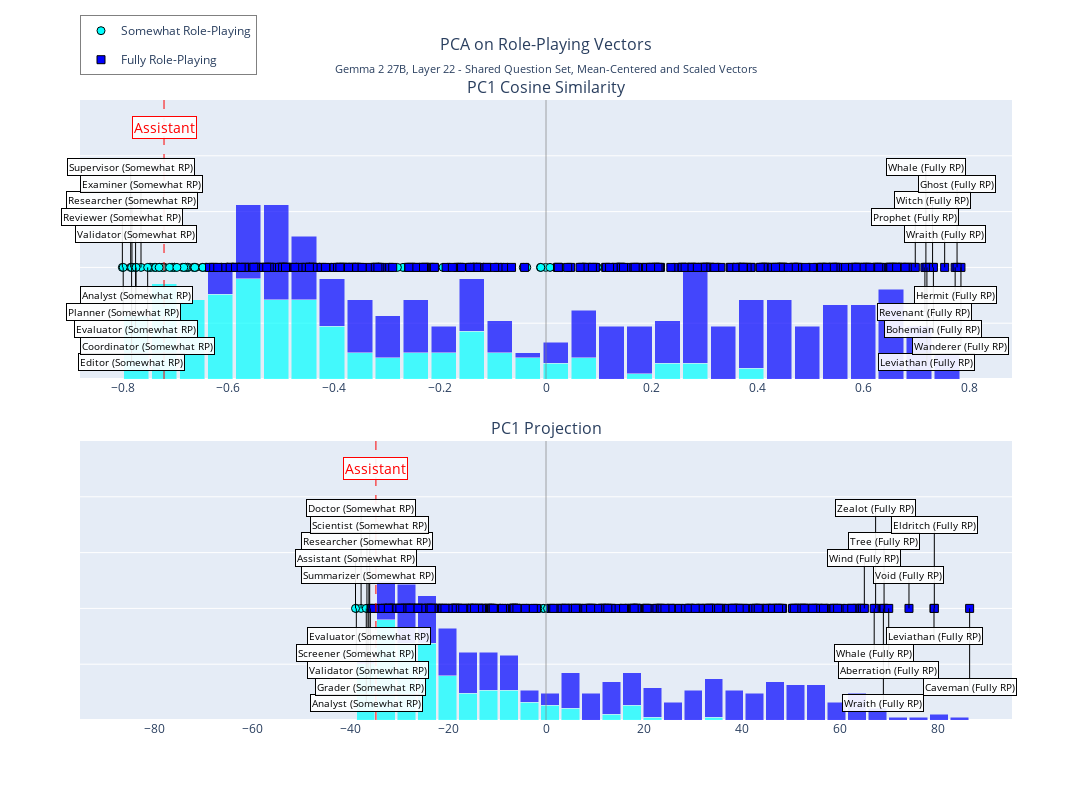

Notebook cell for this chart:
### Code cell
if normalized:
    subtitle = f"{model_name.replace('-', ' ')}, Layer {layer} - Shared Question Set, Unit Normalized Vectors"
else:
    subtitle = f"{model_name.replace('-', ' ')}, Layer {layer} - Shared Question Set, Mean-Centered and Scaled Vectors"

for i in range(1):
    fig = plot_pc(
        pca_results=pca_results,
        role_labels=role_labels,
        layer=layer,
        pc_component=i,
        assistant_activation=default_vectors['activations']['default_1'],
        assistant_projection=asst_projected[0],
        title="PCA on Role-Playing Vectors",
        subtitle=subtitle,
        scaled=not normalized,
    )
    fig.show()

    if not normalized:
        fig.write_html(f"{plot_dir}/pc{i+1}.html")
    else:
        fig.write_html(f"{plot_dir}/pc{i+1}_normalized.html")

### Figure 1 — Plotly figure (JSON) as saved in the notebook; plotly's stock layout.template omitted (floating-point values rounded to 4 significant figures; data arrays with more than 128 entries replaced by an {"elided": "..."} marker saying what was removed)
{"data": [{"hovertemplate": "<b>%{text}</b><br>Cosine Similarity: %{x:.3f}<extra></extra>", "legendgroup": "pos2", "marker": {"color": "cyan", "line": {"color": "black", "width": 1}, "opacity": 1, "size": 8, "symbol": "circle"}, "mode": "markers", "name": "Somewhat Role-Playing", "text": {"elided": "163 str values"}, "type": "scatter", "x": {"elided": "163 float values"}, "y": {"elided": "163 int values"}}, {"hovertemplate": "<b>%{text}</b><br>Cosine Similarity: %{x:.3f}<extra></extra>", "legendgroup": "pos2", "marker": {"color": "cyan", "line": {"color": "black", "width": 1}, "opacity": 1, "size": 8, "symbol": "circle"}, "mode": "markers", "name": "Somewhat Role-Playing", "showlegend": false, "text": ["Validator (Somewhat RP)", "Supervisor (Somewhat RP)", "Reviewer (Somewhat RP)", "Researcher (Somewhat RP)", "Planner (Somewhat RP)", "Examiner (Somewhat RP)", "Evaluator (Somewhat RP)", "Editor (Somewhat RP)", "Coordinator (Somewhat RP)", "Analyst (Somewhat RP)"], "type": "scatter", "x": [-0.7754, -0.7847, -0.8004, -0.7823, -0.7988, -0.7652, -0.7754, -0.783, -0.7526, -0.7745], "y": [1, 1, 1, 1, 1, 1, 1, 1, 1, 1]}, {"hovertemplate": "<b>%{text}</b><br>Cosine Similarity: %{x:.3f}<extra></extra>", "legendgroup": "pos3", "marker": {"color": "blue", "line": {"color": "black", "width": 1}, "opacity": 1, "size": 8, "symbol": "square"}, "mode": "markers", "name": "Fully Role-Playing", "text": {"elided": "265 str values"}, "type": "scatter", "x": {"elided": "265 float values"}, "y": {"elided": "265 int values"}}, {"hovertemplate": "<b>%{text}</b><br>Cosine Similarity: %{x:.3f}<extra></extra>", "legendgroup": "pos3", "marker": {"color": "blue", "line": {"color": "black", "width": 1}, "opacity": 1, "size": 8, "symbol": "square"}, "mode": "markers", "name": "Fully Role-Playing", "showlegend": false, "text": ["Wraith (Fully RP)", "Witch (Fully RP)", "Whale (Fully RP)", "Wanderer (Fully RP)", "Revenant (Fully RP)", "Prophet (Fully RP)", "Leviathan (Fully RP)", "Hermit (Fully RP)", "Ghost (Fully RP)", "Bohemian (Fully RP)"], "type": "scatter", "x": [0.7532, 0.7304, 0.7178, 0.784, 0.7159, 0.6977, 0.7197, 0.773, 0.7766, 0.7319], "y": [1, 1, 1, 1, 1, 1, 1, 1, 1, 1]}, {"hoverinfo": "skip", "line": {"color": "black", "width": 1}, "mode": "lines", "showlegend": false, "type": "scatter", "x": [-0.8004, -0.8004], "y": [1, 1.45]}, {"hoverinfo": "skip", "line": {"color": "black", "width": 1}, "mode": "lines", "showlegend": false, "type": "scatter", "x": [-0.7988, -0.7988], "y": [1, 0.6]}, {"hoverinfo": "skip", "line": {"color": "black", "width": 1}, "mode": "lines", "showlegend": false, "type": "scatter", "x": [-0.7847, -0.7847], "y": [1, 1.9]}, {"hoverinfo": "skip", "line": {"color": "black", "width": 1}, "mode": "lines", "showlegend": false, "type": "scatter", "x": [-0.783, -0.783], "y": [1, 0.15]}, {"hoverinfo": "skip", "line": {"color": "black", "width": 1}, "mode": "lines", "showlegend": false, "type": "scatter", "x": [-0.7823, -0.7823], "y": [1, 1.6]}, {"hoverinfo": "skip", "line": {"color": "black", "width": 1}, "mode": "lines", "showlegend": false, "type": "scatter", "x": [-0.7754, -0.7754], "y": [1, 0.45]}, {"hoverinfo": "skip", "line": {"color": "black", "width": 1}, "mode": "lines", "showlegend": false, "type": "scatter", "x": [-0.7754, -0.7754], "y": [1, 1.3]}, {"hoverinfo": "skip", "line": {"color": "black", "width": 1}, "mode": "lines", "showlegend": false, "type": "scatter", "x": [-0.7745, -0.7745], "y": [1, 0.75]}, {"hoverinfo": "skip", "line": {"color": "black", "width": 1}, "mode": "lines", "showlegend": false, "type": "scatter", "x": [-0.7652, -0.7652], "y": [1, 1.75]}, {"hoverinfo": "skip", "line": {"color": "black", "width": 1}, "mode": "lines", "showlegend": false, "type": "scatter", "x": [-0.7526, -0.7526], "y": [1, 0.3]}, {"hoverinfo": "skip", "line": {"color": "black", "width": 1}, "mode": "lines", "showlegend": false, "type": "scatter", "x": [0.6977, 0.6977], "y": [1, 1.45]}, {"hoverinfo": "skip", "line": {"color": "black", "width": 1}, "mode": "lines", "showlegend": false, "type": "scatter", "x": [0.7159, 0.7159], "y": [1, 0.6]}, {"hoverinfo": "skip", "line": {"color": "black", "width": 1}, "mode": "lines", "showlegend": false, "type": "scatter", "x": [0.7178, 0.7178], "y": [1, 1.9]}, {"hoverinfo": "skip", "line": {"color": "black", "width": 1}, "mode": "lines", "showlegend": false, "type": "scatter", "x": [0.7197, 0.7197], "y": [1, 0.15]}, {"hoverinfo": "skip", "line": {"color": "black", "width": 1}, "mode": "lines", "showlegend": false, "type": "scatter", "x": [0.7304, 0.7304], "y": [1, 1.6]}, {"hoverinfo": "skip", "line": {"color": "black", "width": 1}, "mode": "lines", "showlegend": false, "type": "scatter", "x": [0.7319, 0.7319], "y": [1, 0.45]}, {"hoverinfo": "skip", "line": {"color": "black", "width": 1}, "mode": "lines", "showlegend": false, "type": "scatter", "x": [0.7532, 0.7532], "y": [1, 1.3]}, {"hoverinfo": "skip", "line": {"color": "black", "width": 1}, "mode": "lines", "showlegend": false, "type": "scatter", "x": [0.773, 0.773], "y": [1, 0.75]}, {"hoverinfo": "skip", "line": {"color": "black", "width": 1}, "mode": "lines", "showlegend": false, "type": "scatter", "x": [0.7766, 0.7766], "y": [1, 1.75]}, {"hoverinfo": "skip", "line": {"color": "black", "width": 1}, "mode": "lines", "showlegend": false, "type": "scatter", "x": [0.784, 0.784], "y": [1, 0.3]}, {"hoverinfo": "skip", "legendgroup": "pos2", "marker": {"color": "cyan"}, "name": "Somewhat Role-Playing", "opacity": 0.7, "showlegend": false, "type": "bar", "width": 0.04753, "x": [-0.774, -0.7212, -0.6684, -0.6156, -0.5627, -0.5099, -0.4571, -0.4043, -0.3515, -0.2987, -0.2459, -0.1931, -0.1402, -0.08743, -0.03462, 0.01819, 0.071, 0.1238, 0.1766, 0.2294, 0.2823, 0.3351, 0.3879, 0.4407, 0.4935, 0.5463, 0.5991, 0.6519, 0.7047, 0.7576], "y": [0.5684, 0.8526, 0.7105, 0.7579, 0.9, 0.7105, 0.7105, 0.4737, 0.2368, 0.1895, 0.2368, 0.2368, 0.4263, 0.2368, 0.1895, 0.1421, 0.1895, 0, 0.04737, 0.1421, 0.1421, 0, 0.09474, 0, 0, 0, 0, 0, 0, 0]}, {"hoverinfo": "skip", "legendgroup": "pos3", "marker": {"color": "blue"}, "name": "Fully Role-Playing", "opacity": 0.7, "showlegend": false, "type": "bar", "width": 0.04753, "x": [-0.774, -0.7212, -0.6684, -0.6156, -0.5627, -0.5099, -0.4571, -0.4043, -0.3515, -0.2987, -0.2459, -0.1931, -0.1402, -0.08743, -0.03462, 0.01819, 0.071, 0.1238, 0.1766, 0.2294, 0.2823, 0.3351, 0.3879, 0.4407, 0.4935, 0.5463, 0.5991, 0.6519, 0.7047, 0.7576], "y": [0, 0, 0, 0.2842, 0.6632, 0.8526, 0.5684, 0.4263, 0.4737, 0.3789, 0.4737, 0.2368, 0.4737, 0.2842, 0.04737, 0.1895, 0.4263, 0.4737, 0.4263, 0.3789, 0.8526, 0.4737, 0.6158, 0.7105, 0.4737, 0.6632, 0.6632, 0.8053, 0.4737, 0.2368]}, {"hovertemplate": "<b>%{text}</b><br>PC Projection: %{x:.3f}<extra></extra>", "legendgroup": "pos2", "marker": {"color": "cyan", "line": {"color": "black", "width": 1}, "opacity": 1, "size": 8, "symbol": "circle"}, "mode": "markers", "name": "Somewhat Role-Playing", "showlegend": false, "text": {"elided": "163 str values"}, "type": "scatter", "x": {"elided": "163 float values"}, "xaxis": "x2", "y": {"elided": "163 int values"}, "yaxis": "y2"}, {"hovertemplate": "<b>%{text}</b><br>PC Projection: %{x:.3f}<extra></extra>", "legendgroup": "pos2", "marker": {"color": "cyan", "line": {"color": "black", "width": 1}, "opacity": 1, "size": 8, "symbol": "circle"}, "mode": "markers", "name": "Somewhat Role-Playing", "showlegend": false, "text": ["Validator (Somewhat RP)", "Summarizer (Somewhat RP)", "Screener (Somewhat RP)", "Scientist (Somewhat RP)", "Researcher (Somewhat RP)", "Grader (Somewhat RP)", "Evaluator (Somewhat RP)", "Doctor (Somewhat RP)", "Assistant (Somewhat RP)", "Analyst (Somewhat RP)"], "type": "scatter", "x": [-36.33, -36.15, -38.71, -35.99, -36.55, -35.85, -36.14, -37.75, -38.88, -36.68], "xaxis": "x2", "y": [1, 1, 1, 1, 1, 1, 1, 1, 1, 1], "yaxis": "y2"}, {"hovertemplate": "<b>%{text}</b><br>PC Projection: %{x:.3f}<extra></extra>", "legendgroup": "pos3", "marker": {"color": "blue", "line": {"color": "black", "width": 1}, "opacity": 1, "size": 8, "symbol": "square"}, "mode": "markers", "name": "Fully Role-Playing", "showlegend": false, "text": {"elided": "265 str values"}, "type": "scatter", "x": {"elided": "265 float values"}, "xaxis": "x2", "y": {"elided": "265 int values"}, "yaxis": "y2"}, {"hovertemplate": "<b>%{text}</b><br>PC Projection: %{x:.3f}<extra></extra>", "legendgroup": "pos3", "marker": {"color": "blue", "line": {"color": "black", "width": 1}, "opacity": 1, "size": 8, "symbol": "square"}, "mode": "markers", "name": "Fully Role-Playing", "showlegend": false, "text": ["Zealot (Fully RP)", "Wraith (Fully RP)", "Wind (Fully RP)", "Whale (Fully RP)", "Void (Fully RP)", "Tree (Fully RP)", "Leviathan (Fully RP)", "Eldritch (Fully RP)", "Caveman (Fully RP)", "Aberration (Fully RP)"], "type": "scatter", "x": [67.28, 68.87, 64.98, 66.99, 74.09, 69.0, 79.2, 79.26, 86.47, 69.96], "xaxis": "x2", "y": [1, 1, 1, 1, 1, 1, 1, 1, 1, 1], "yaxis": "y2"}, {"hoverinfo": "skip", "line": {"color": "black", "width": 1}, "mode": "lines", "showlegend": false, "type": "scatter", "x": [-38.88, -38.88], "xaxis": "x2", "y": [1, 1.45], "yaxis": "y2"}, {"hoverinfo": "skip", "line": {"color": "black", "width": 1}, "mode": "lines", "showlegend": false, "type": "scatter", "x": [-38.71, -38.71], "xaxis": "x2", "y": [1, 0.6], "yaxis": "y2"}, {"hoverinfo": "skip", "line": {"color": "black", "width": 1}, "mode": "lines", "showlegend": false, "type": "scatter", "x": [-37.75, -37.75], "xaxis": "x2", "y": [1, 1.9], "yaxis": "y2"}, {"hoverinfo": "skip", "line": {"color": "black", "width": 1}, "mode": "lines", "showlegend": false, "type": "scatter", "x": [-36.68, -36.68], "xaxis": "x2", "y": [1, 0.15], "yaxis": "y2"}, {"hoverinfo": "skip", "line": {"color": "black", "width": 1}, "mode": "lines", "showlegend": false, "type": "scatter", "x": [-36.55, -36.55], "xaxis": "x2", "y": [1, 1.6], "yaxis": "y2"}, {"hoverinfo": "skip", "line": {"color": "black", "width": 1}, "mode": "lines", "showlegend": false, "type": "scatter", "x": [-36.33, -36.33], "xaxis": "x2", "y": [1, 0.45], "yaxis": "y2"}, {"hoverinfo": "skip", "line": {"color": "black", "width": 1}, "mode": "lines", "showlegend": false, "type": "scatter", "x": [-36.15, -36.15], "xaxis": "x2", "y": [1, 1.3], "yaxis": "y2"}, {"hoverinfo": "skip", "line": {"color": "black", "width": 1}, "mode": "lines", "showlegend": false, "type": "scatter", "x": [-36.14, -36.14], "xaxis": "x2", "y": [1, 0.75], "yaxis": "y2"}, {"hoverinfo": "skip", "line": {"color": "black", "width": 1}, "mode": "lines", "showlegend": false, "type": "scatter", "x": [-35.99, -35.99], "xaxis": "x2", "y": [1, 1.75], "yaxis": "y2"}, {"hoverinfo": "skip", "line": {"color": "black", "width": 1}, "mode": "lines", "showlegend": false, "type": "scatter", "x": [-35.85, -35.85], "xaxis": "x2", "y": [1, 0.3], "yaxis": "y2"}, {"hoverinfo": "skip", "line": {"color": "black", "width": 1}, "mode": "lines", "showlegend": false, "type": "scatter", "x": [64.98, 64.98], "xaxis": "x2", "y": [1, 1.45], "yaxis": "y2"}, {"hoverinfo": "skip", "line": {"color": "black", "width": 1}, "mode": "lines", "showlegend": false, "type": "scatter", "x": [66.99, 66.99], "xaxis": "x2", "y": [1, 0.6], "yaxis": "y2"}, {"hoverinfo": "skip", "line": {"color": "black", "width": 1}, "mode": "lines", "showlegend": false, "type": "scatter", "x": [67.28, 67.28], "xaxis": "x2", "y": [1, 1.9], "yaxis": "y2"}, {"hoverinfo": "skip", "line": {"color": "black", "width": 1}, "mode": "lines", "showlegend": false, "type": "scatter", "x": [68.87, 68.87], "xaxis": "x2", "y": [1, 0.15], "yaxis": "y2"}, {"hoverinfo": "skip", "line": {"color": "black", "width": 1}, "mode": "lines", "showlegend": false, "type": "scatter", "x": [69.0, 69.0], "xaxis": "x2", "y": [1, 1.6], "yaxis": "y2"}, {"hoverinfo": "skip", "line": {"color": "black", "width": 1}, "mode": "lines", "showlegend": false, "type": "scatter", "x": [69.96, 69.96], "xaxis": "x2", "y": [1, 0.45], "yaxis": "y2"}, {"hoverinfo": "skip", "line": {"color": "black", "width": 1}, "mode": "lines", "showlegend": false, "type": "scatter", "x": [74.09, 74.09], "xaxis": "x2", "y": [1, 1.3], "yaxis": "y2"}, {"hoverinfo": "skip", "line": {"color": "black", "width": 1}, "mode": "lines", "showlegend": false, "type": "scatter", "x": [79.2, 79.2], "xaxis": "x2", "y": [1, 0.75], "yaxis": "y2"}, {"hoverinfo": "skip", "line": {"color": "black", "width": 1}, "mode": "lines", "showlegend": false, "type": "scatter", "x": [79.26, 79.26], "xaxis": "x2", "y": [1, 1.75], "yaxis": "y2"}, {"hoverinfo": "skip", "line": {"color": "black", "width": 1}, "mode": "lines", "showlegend": false, "type": "scatter", "x": [86.47, 86.47], "xaxis": "x2", "y": [1, 0.3], "yaxis": "y2"}, {"hoverinfo": "skip", "legendgroup": "pos2", "marker": {"color": "cyan"}, "name": "Somewhat Role-Playing", "opacity": 0.7, "showlegend": false, "type": "bar", "width": 3.761, "x": [-36.8, -32.62, -28.44, -24.26, -20.08, -15.9, -11.72, -7.546, -3.368, 0.811, 4.99, 9.168, 13.35, 17.53, 21.7, 25.88, 30.06, 34.24, 38.42, 42.6, 46.77, 50.95, 55.13, 59.31, 63.49, 67.67, 71.85, 76.02, 80.2, 84.38], "xaxis": "x2", "y": [0.5029, 0.9, 0.6882, 0.6882, 0.3971, 0.2382, 0.2647, 0.2647, 0.1588, 0.1324, 0.1059, 0, 0.05294, 0.1324, 0.02647, 0, 0, 0.02647, 0, 0, 0, 0, 0, 0, 0, 0, 0, 0, 0, 0], "yaxis": "y2"}, {"hoverinfo": "skip", "legendgroup": "pos3", "marker": {"color": "blue"}, "name": "Fully Role-Playing", "opacity": 0.7, "showlegend": false, "type": "bar", "width": 3.761, "x": [-36.8, -32.62, -28.44, -24.26, -20.08, -15.9, -11.72, -7.546, -3.368, 0.811, 4.99, 9.168, 13.35, 17.53, 21.7, 25.88, 30.06, 34.24, 38.42, 42.6, 46.77, 50.95, 55.13, 59.31, 63.49, 67.67, 71.85, 76.02, 80.2, 84.38], "xaxis": "x2", "y": [0.02647, 0.3441, 0.5294, 0.4235, 0.4235, 0.3706, 0.3441, 0.3176, 0.1059, 0.1059, 0.3176, 0.2382, 0.2912, 0.2912, 0.2647, 0.1588, 0.2647, 0.3441, 0.2647, 0.2382, 0.3441, 0.3176, 0.3176, 0.1588, 0.2382, 0.1059, 0.02647, 0.02647, 0.05294, 0.02647], "yaxis": "y2"}], "layout": {"annotations": [{"font": {"size": 16}, "showarrow": false, "text": "PC1 Cosine Similarity", "x": 0.5, "xanchor": "center", "xref": "paper", "y": 1, "yanchor": "bottom", "yref": "paper"}, {"font": {"size": 16}, "showarrow": false, "text": "PC1 Projection", "x": 0.5, "xanchor": "center", "xref": "paper", "y": 0.45, "yanchor": "bottom", "yref": "paper"}, {"bgcolor": "rgba(255, 255, 255, 0.9)", "bordercolor": "black", "borderwidth": 1, "font": {"color": "black", "size": 10}, "showarrow": false, "text": "Reviewer (Somewhat RP)", "x": -0.8004, "xref": "x", "y": 1.45, "yref": "y"}, {"bgcolor": "rgba(255, 255, 255, 0.9)", "bordercolor": "black", "borderwidth": 1, "font": {"color": "black", "size": 10}, "showarrow": false, "text": "Planner (Somewhat RP)", "x": -0.7988, "xref": "x", "y": 0.6, "yref": "y"}, {"bgcolor": "rgba(255, 255, 255, 0.9)", "bordercolor": "black", "borderwidth": 1, "font": {"color": "black", "size": 10}, "showarrow": false, "text": "Supervisor (Somewhat RP)", "x": -0.7847, "xref": "x", "y": 1.9, "yref": "y"}, {"bgcolor": "rgba(255, 255, 255, 0.9)", "bordercolor": "black", "borderwidth": 1, "font": {"color": "black", "size": 10}, "showarrow": false, "text": "Editor (Somewhat RP)", "x": -0.783, "xref": "x", "y": 0.15, "yref": "y"}, {"bgcolor": "rgba(255, 255, 255, 0.9)", "bordercolor": "black", "borderwidth": 1, "font": {"color": "black", "size": 10}, "showarrow": false, "text": "Researcher (Somewhat RP)", "x": -0.7823, "xref": "x", "y": 1.6, "yref": "y"}, {"bgcolor": "rgba(255, 255, 255, 0.9)", "bordercolor": "black", "borderwidth": 1, "font": {"color": "black", "size": 10}, "showarrow": false, "text": "Evaluator (Somewhat RP)", "x": -0.7754, "xref": "x", "y": 0.45, "yref": "y"}, {"bgcolor": "rgba(255, 255, 255, 0.9)", "bordercolor": "black", "borderwidth": 1, "font": {"color": "black", "size": 10}, "showarrow": false, "text": "Validator (Somewhat RP)", "x": -0.7754, "xref": "x", "y": 1.3, "yref": "y"}, {"bgcolor": "rgba(255, 255, 255, 0.9)", "bordercolor": "black", "borderwidth": 1, "font": {"color": "black", "size": 10}, "showarrow": false, "text": "Analyst (Somewhat RP)", "x": -0.7745, "xref": "x", "y": 0.75, "yref": "y"}, {"bgcolor": "rgba(255, 255, 255, 0.9)", "bordercolor": "black", "borderwidth": 1, "font": {"color": "black", "size": 10}, "showarrow": false, "text": "Examiner (Somewhat RP)", "x": -0.7652, "xref": "x", "y": 1.75, "yref": "y"}, {"bgcolor": "rgba(255, 255, 255, 0.9)", "bordercolor": "black", "borderwidth": 1, "font": {"color": "black", "size": 10}, "showarrow": false, "text": "Coordinator (Somewhat RP)", "x": -0.7526, "xref": "x", "y": 0.3, "yref": "y"}, {"bgcolor": "rgba(255, 255, 255, 0.9)", "bordercolor": "black", "borderwidth": 1, "font": {"color": "black", "size": 10}, "showarrow": false, "text": "Prophet (Fully RP)", "x": 0.6977, "xref": "x", "y": 1.45, "yref": "y"}, {"bgcolor": "rgba(255, 255, 255, 0.9)", "bordercolor": "black", "borderwidth": 1, "font": {"color": "black", "size": 10}, "showarrow": false, "text": "Revenant (Fully RP)", "x": 0.7159, "xref": "x", "y": 0.6, "yref": "y"}, {"bgcolor": "rgba(255, 255, 255, 0.9)", "bordercolor": "black", "borderwidth": 1, "font": {"color": "black", "size": 10}, "showarrow": false, "text": "Whale (Fully RP)", "x": 0.7178, "xref": "x", "y": 1.9, "yref": "y"}, {"bgcolor": "rgba(255, 255, 255, 0.9)", "bordercolor": "black", "borderwidth": 1, "font": {"color": "black", "size": 10}, "showarrow": false, "text": "Leviathan (Fully RP)", "x": 0.7197, "xref": "x", "y": 0.15, "yref": "y"}, {"bgcolor": "rgba(255, 255, 255, 0.9)", "bordercolor": "black", "borderwidth": 1, "font": {"color": "black", "size": 10}, "showarrow": false, "text": "Witch (Fully RP)", "x": 0.7304, "xref": "x", "y": 1.6, "yref": "y"}, {"bgcolor": "rgba(255, 255, 255, 0.9)", "bordercolor": "black", "borderwidth": 1, "font": {"color": "black", "size": 10}, "showarrow": false, "text": "Bohemian (Fully RP)", "x": 0.7319, "xref": "x", "y": 0.45, "yref": "y"}, {"bgcolor": "rgba(255, 255, 255, 0.9)", "bordercolor": "black", "borderwidth": 1, "font": {"color": "black", "size": 10}, "showarrow": false, "text": "Wraith (Fully RP)", "x": 0.7532, "xref": "x", "y": 1.3, "yref": "y"}, {"bgcolor": "rgba(255, 255, 255, 0.9)", "bordercolor": "black", "borderwidth": 1, "font": {"color": "black", "size": 10}, "showarrow": false, "text": "Hermit (Fully RP)", "x": 0.773, "xref": "x", "y": 0.75, "yref": "y"}, {"bgcolor": "rgba(255, 255, 255, 0.9)", "bordercolor": "black", "borderwidth": 1, "font": {"color": "black", "size": 10}, "showarrow": false, "text": "Ghost (Fully RP)", "x": 0.7766, "xref": "x", "y": 1.75, "yref": "y"}, {"bgcolor": "rgba(255, 255, 255, 0.9)", "bordercolor": "black", "borderwidth": 1, "font": {"color": "black", "size": 10}, "showarrow": false, "text": "Wanderer (Fully RP)", "x": 0.784, "xref": "x", "y": 0.3, "yref": "y"}, {"bgcolor": "rgba(255, 255, 255, 0.9)", "bordercolor": "red", "borderwidth": 1, "font": {"color": "red", "size": 14}, "showarrow": false, "text": "Assistant", "x": -0.7217, "xref": "x", "y": 2.25, "yref": "y"}, {"bgcolor": "rgba(255, 255, 255, 0.9)", "bordercolor": "black", "borderwidth": 1, "font": {"color": "black", "size": 10}, "showarrow": false, "text": "Assistant (Somewhat RP)", "x": -38.88, "xref": "x2", "y": 1.45, "yref": "y2"}, {"bgcolor": "rgba(255, 255, 255, 0.9)", "bordercolor": "black", "borderwidth": 1, "font": {"color": "black", "size": 10}, "showarrow": false, "text": "Screener (Somewhat RP)", "x": -38.71, "xref": "x2", "y": 0.6, "yref": "y2"}, {"bgcolor": "rgba(255, 255, 255, 0.9)", "bordercolor": "black", "borderwidth": 1, "font": {"color": "black", "size": 10}, "showarrow": false, "text": "Doctor (Somewhat RP)", "x": -37.75, "xref": "x2", "y": 1.9, "yref": "y2"}, {"bgcolor": "rgba(255, 255, 255, 0.9)", "bordercolor": "black", "borderwidth": 1, "font": {"color": "black", "size": 10}, "showarrow": false, "text": "Analyst (Somewhat RP)", "x": -36.68, "xref": "x2", "y": 0.15, "yref": "y2"}, {"bgcolor": "rgba(255, 255, 255, 0.9)", "bordercolor": "black", "borderwidth": 1, "font": {"color": "black", "size": 10}, "showarrow": false, "text": "Researcher (Somewhat RP)", "x": -36.55, "xref": "x2", "y": 1.6, "yref": "y2"}, {"bgcolor": "rgba(255, 255, 255, 0.9)", "bordercolor": "black", "borderwidth": 1, "font": {"color": "black", "size": 10}, "showarrow": false, "text": "Validator (Somewhat RP)", "x": -36.33, "xref": "x2", "y": 0.45, "yref": "y2"}, {"bgcolor": "rgba(255, 255, 255, 0.9)", "bordercolor": "black", "borderwidth": 1, "font": {"color": "black", "size": 10}, "showarrow": false, "text": "Summarizer (Somewhat RP)", "x": -36.15, "xref": "x2", "y": 1.3, "yref": "y2"}, {"bgcolor": "rgba(255, 255, 255, 0.9)", "bordercolor": "black", "borderwidth": 1, "font": {"color": "black", "size": 10}, "showarrow": false, "text": "Evaluator (Somewhat RP)", "x": -36.14, "xref": "x2", "y": 0.75, "yref": "y2"}, {"bgcolor": "rgba(255, 255, 255, 0.9)", "bordercolor": "black", "borderwidth": 1, "font": {"color": "black", "size": 10}, "showarrow": false, "text": "Scientist (Somewhat RP)", "x": -35.99, "xref": "x2", "y": 1.75, "yref": "y2"}, {"bgcolor": "rgba(255, 255, 255, 0.9)", "bordercolor": "black", "borderwidth": 1, "font": {"color": "black", "size": 10}, "showarrow": false, "text": "Grader (Somewhat RP)", "x": -35.85, "xref": "x2", "y": 0.3, "yref": "y2"}, {"bgcolor": "rgba(255, 255, 255, 0.9)", "bordercolor": "black", "borderwidth": 1, "font": {"color": "black", "size": 10}, "showarrow": false, "text": "Wind (Fully RP)", "x": 64.98, "xref": "x2", "y": 1.45, "yref": "y2"}, {"bgcolor": "rgba(255, 255, 255, 0.9)", "bordercolor": "black", "borderwidth": 1, "font": {"color": "black", "size": 10}, "showarrow": false, "text": "Whale (Fully RP)", "x": 66.99, "xref": "x2", "y": 0.6, "yref": "y2"}, {"bgcolor": "rgba(255, 255, 255, 0.9)", "bordercolor": "black", "borderwidth": 1, "font": {"color": "black", "size": 10}, "showarrow": false, "text": "Zealot (Fully RP)", "x": 67.28, "xref": "x2", "y": 1.9, "yref": "y2"}, {"bgcolor": "rgba(255, 255, 255, 0.9)", "bordercolor": "black", "borderwidth": 1, "font": {"color": "black", "size": 10}, "showarrow": false, "text": "Wraith (Fully RP)", "x": 68.87, "xref": "x2", "y": 0.15, "yref": "y2"}, {"bgcolor": "rgba(255, 255, 255, 0.9)", "bordercolor": "black", "borderwidth": 1, "font": {"color": "black", "size": 10}, "showarrow": false, "text": "Tree (Fully RP)", "x": 69.0, "xref": "x2", "y": 1.6, "yref": "y2"}, {"bgcolor": "rgba(255, 255, 255, 0.9)", "bordercolor": "black", "borderwidth": 1, "font": {"color": "black", "size": 10}, "showarrow": false, "text": "Aberration (Fully RP)", "x": 69.96, "xref": "x2", "y": 0.45, "yref": "y2"}, {"bgcolor": "rgba(255, 255, 255, 0.9)", "bordercolor": "black", "borderwidth": 1, "font": {"color": "black", "size": 10}, "showarrow": false, "text": "Void (Fully RP)", "x": 74.09, "xref": "x2", "y": 1.3, "yref": "y2"}, {"bgcolor": "rgba(255, 255, 255, 0.9)", "bordercolor": "black", "borderwidth": 1, "font": {"color": "black", "size": 10}, "showarrow": false, "text": "Leviathan (Fully RP)", "x": 79.2, "xref": "x2", "y": 0.75, "yref": "y2"}, {"bgcolor": "rgba(255, 255, 255, 0.9)", "bordercolor": "black", "borderwidth": 1, "font": {"color": "black", "size": 10}, "showarrow": false, "text": "Eldritch (Fully RP)", "x": 79.26, "xref": "x2", "y": 1.75, "yref": "y2"}, {"bgcolor": "rgba(255, 255, 255, 0.9)", "bordercolor": "black", "borderwidth": 1, "font": {"color": "black", "size": 10}, "showarrow": false, "text": "Caveman (Fully RP)", "x": 86.47, "xref": "x2", "y": 0.3, "yref": "y2"}, {"bgcolor": "rgba(255, 255, 255, 0.9)", "bordercolor": "red", "borderwidth": 1, "font": {"color": "red", "size": 14}, "showarrow": false, "text": "Assistant", "x": -34.72, "xref": "x2", "y": 2.25, "yref": "y2"}], "barmode": "stack", "height": 800, "legend": {"bgcolor": "rgba(255, 255, 255, 0.8)", "bordercolor": "gray", "borderwidth": 1, "x": 0, "xanchor": "left", "y": 1.04, "yanchor": "bottom"}, "shapes": [{"line": {"color": "gray", "dash": "solid", "width": 1}, "opacity": 0.7, "type": "line", "x0": 0, "x1": 0, "xref": "x", "y0": 0, "y1": 1, "yref": "y domain"}, {"line": {"color": "red", "dash": "dash", "width": 1}, "opacity": 1, "type": "line", "x0": -0.7217, "x1": -0.7217, "xref": "x", "y0": 0, "y1": 1, "yref": "y domain"}, {"line": {"color": "gray", "dash": "solid", "width": 1}, "opacity": 0.7, "type": "line", "x0": 0, "x1": 0, "xref": "x2", "y0": 0, "y1": 1, "yref": "y2 domain"}, {"line": {"color": "red", "dash": "dash", "width": 1}, "opacity": 1, "type": "line", "x0": -34.72, "x1": -34.72, "xref": "x2", "y0": 0, "y1": 1, "yref": "y2 domain"}], "showlegend": true, "title": {"font": {"size": 16}, "subtitle": {"text": "Gemma 2 27B, Layer 22 - Shared Question Set, Mean-Centered and Scaled Vectors"}, "text": "PCA on Role-Playing Vectors", "x": 0.5}, "width": 1200, "xaxis": {"anchor": "y", "domain": [0, 1], "range": [-0.8804, 0.8804]}, "xaxis2": {"anchor": "y2", "domain": [0, 1], "range": [-95.12, 95.12]}, "yaxis": {"anchor": "x", "domain": [0.55, 1], "range": [0, 2.5], "showticklabels": false}, "yaxis2": {"anchor": "x2", "domain": [0, 0.45], "range": [0, 2.5], "showticklabels": false}}}
